Frame 1 (no input): blank canvas, image omitted
Frame 60 (no input): blank canvas, image omitted
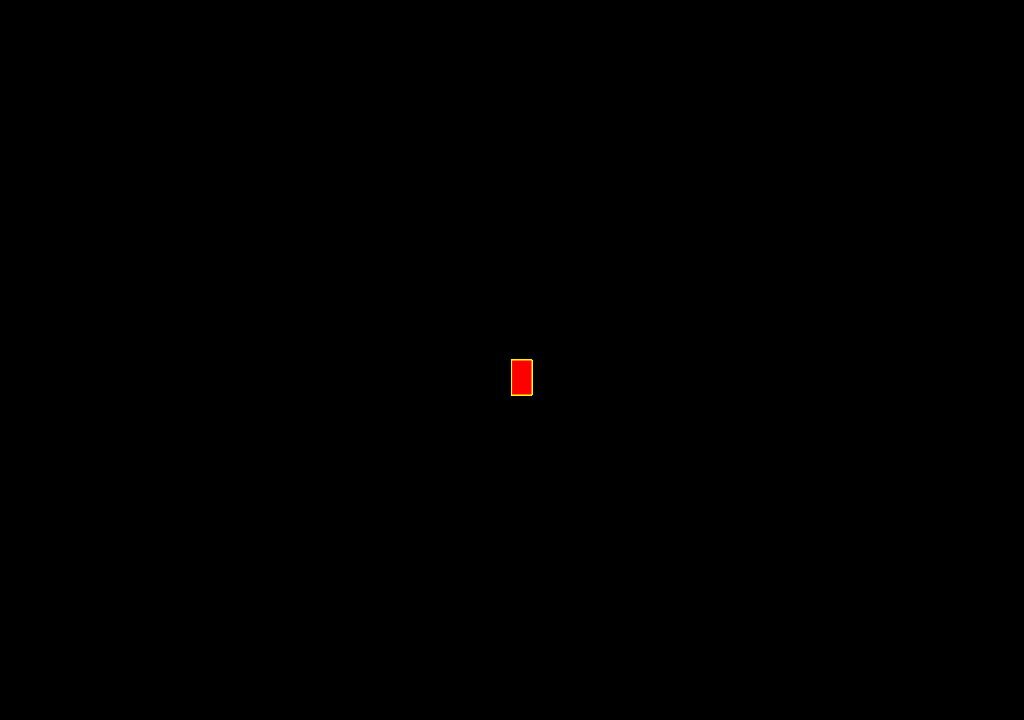
Frame 120 (the mouse pressed at the canvas centre since frame 60)

The p5.js sketch whose frames 1 and 60 were blank and that drew this single picture after the mouse press (run headless with seeded random() and noise() and a simulated clock; from frame 60 on, the mouse is pressed at the canvas centre):

// p5.js sketch
// ── sketch.js
function setup() {
    createCanvas(1024, 720);
    background("black");
  }
  
  function draw() {
    stroke("yellow");
    fill("red");
  
    if (mouseIsPressed) {
      rect(mouseX, mouseY, 20, 35);
    }
  }
